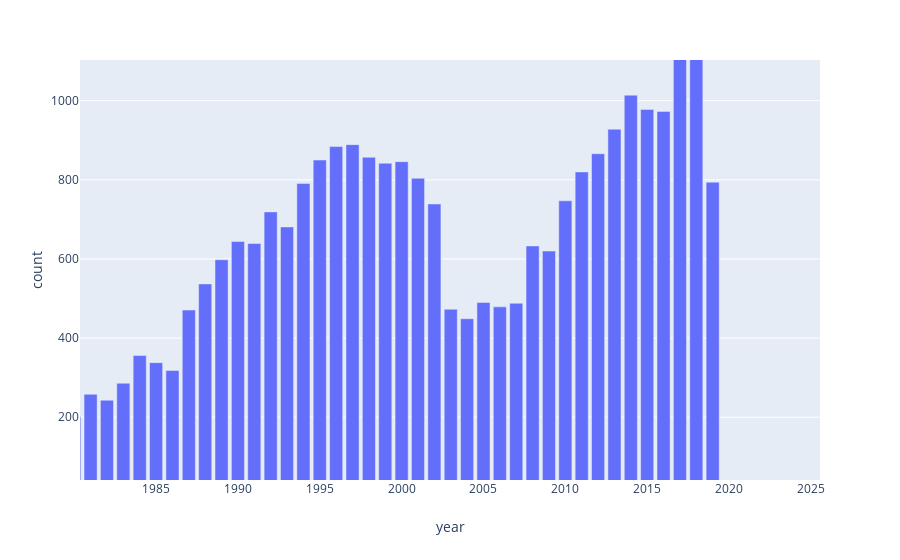

The notebook cell this image was saved under:
### Code cell
px.bar(df, x="year", y="count")

### Figure 1 — Plotly figure (JSON) as saved in the notebook; plotly's stock layout.template omitted (floating-point values rounded to 4 significant figures)
{"data": [{"alignmentgroup": "True", "hoverlabel": {"namelength": 0}, "hovertemplate": "year=%{x}<br>count=%{y}", "legendgroup": "", "marker": {"color": "#636efa"}, "name": "", "offsetgroup": "", "orientation": "v", "showlegend": false, "textposition": "auto", "type": "bar", "uid": "c37ca5f3-26d3-40c7-be12-20fbac45bbe6", "x": [2018, 2017, 2014, 2015, 2016, 2013, 1997, 1996, 2012, 1998, 1995, 2000, 1999, 2011, 2001, 2019, 1994, 2010, 2002, 1992, 1993, 1990, 1991, 2008, 2009, 1989, 1988, 2005, 2007, 2006, 2003, 1987, 2004, 1984, 1985, 1986, 1983, 1981, 1982, 1980, 1979, 1978, 1977, 1975, 1976, 1974, 1973, 1960, 1972, 1964, 1970, 1959, 1963, 1968], "xaxis": "x", "y": [1468, 1137, 1014, 978, 973, 928, 889, 884, 866, 857, 850, 846, 842, 820, 804, 794, 791, 747, 739, 719, 681, 644, 639, 633, 620, 598, 537, 490, 488, 479, 473, 471, 449, 356, 338, 318, 286, 258, 243, 201, 191, 163, 158, 117, 117, 115, 38, 3, 3, 2, 2, 1, 1, 1], "yaxis": "y"}], "layout": {"autosize": true, "barmode": "relative", "grid": {"xaxes": ["x"], "xgap": 0.1, "xside": "bottom", "yaxes": ["y"], "ygap": 0.1, "yside": "left"}, "legend": {"tracegroupgap": 0}, "margin": {"t": 60}, "xaxis": {"autorange": false, "range": [1980.0, 2026.0], "title": {"text": "year"}, "type": "linear"}, "yaxis": {"autorange": false, "range": [41.36, 1103.0], "title": {"text": "count"}, "type": "linear"}}}
